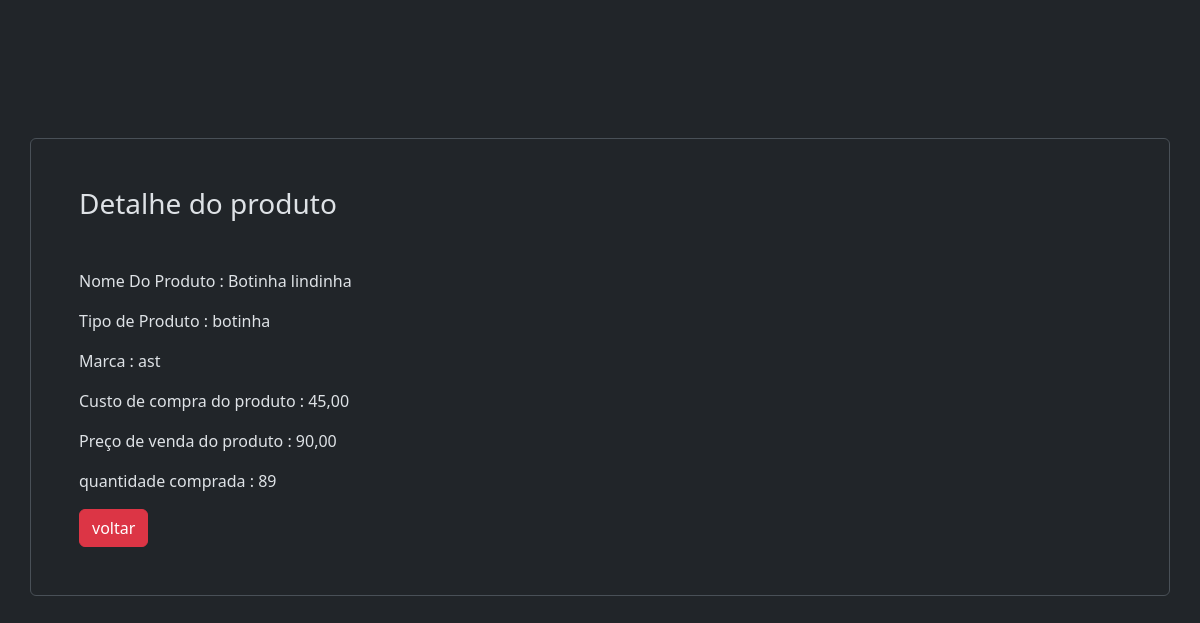
The app's page /produto/3/detalhe/, older data.
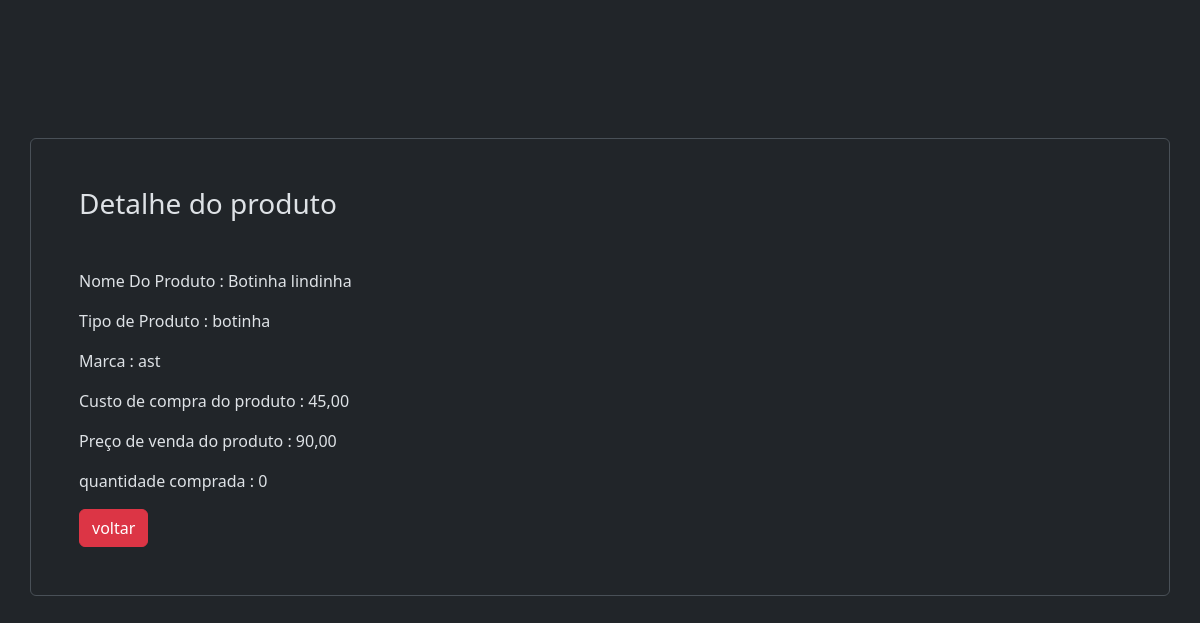
The same page, newer data.
### produto/models.py (models this page shows, shortened)
class Produto(models.Model):
    produto = models.CharField(max_length=200)
    tipo = models.OneToOneField(Tipo, on_delete=models.CASCADE)
    marca = models.CharField(max_length=100)
    custo = models.DecimalField(decimal_places=2 , max_digits=8)
    preco_venda = models.DecimalField(decimal_places=2 , max_digits=8)
    quantidade = models.IntegerField()
    class Meta:
        ordering = ['produto']

class Tipo(models.Model):
    tipo = models.CharField(max_length=100)
    def __str__(self):
        return f"{self.tipo}"

### produto/views.py (the view)
# urls.py: path('produto/<int:pk>/detalhe/', DetailProdutoView.as_view(), name='detalhes_prod'),
class DetailProdutoView(DetailView):
    model = Produto
    template_name = 'detalhe-produto.html'
    def get_context_data(self, **kwargs):
        context = super().get_context_data(**kwargs)
        context['title'] = 'detalhe'
        return context

### produto/templates/detalhe-produto.html
{% extends "base.html" %}
{% block content %}
<div class="container border rounded mt-5 p-5">
    <h3 class="mb-5">Detalhe do produto</h3>
    <p>Nome Do Produto : {{ object.produto }}</p>
    <p>Tipo de Produto : {{ object.tipo }}</p>
    <p>Marca : {{ object.marca }}</p>
    <p>Custo de compra do produto : {{ object.custo }}</p>
    <p>Preço de venda do produto : {{ object.preco_venda }}</p>
    <p>quantidade comprada : {{ object.quantidade }}</p>
    <a href="{% url 'view_prod' %}" class="btn btn-danger">voltar</a>
</div>
{% endblock %}

Row changes from the older to the newer data that the page shows:
changed Produto "Botinha lindinha": quantidade "89" → "0"
